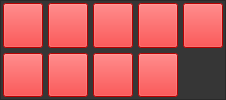
           <widget class="QFrame" name="frame_9">
            <property name="maximumSize">
             <size>
              <width>16777215</width>
              <height>200</height>
             </size>
            </property>
            <property name="styleSheet">
             <string notr="true">background-color:rgb(54, 54, 54)</string>
            </property>
            <property name="frameShape">
             <enum>QFrame::StyledPanel</enum>
            </property>
            <property name="frameShadow">
             <enum>QFrame::Raised</enum>
            </property>
            <layout class="QGridLayout" name="gridLayout_2" rowstretch="0,0">
             <property name="leftMargin">
              <number>2</number>
             </property>
             <property name="topMargin">
              <number>2</number>
             </property>
             <property name="rightMargin">
              <number>2</number>
             </property>
             <property name="bottomMargin">
              <number>2</number>
             </property>
             <property name="spacing">
              <number>5</number>
             </property>
             <item row="0" column="4">
              <widget class="QPushButton" name="pushButton_4">
               <property name="sizePolicy">
                <sizepolicy hsizetype="Preferred" vsizetype="Preferred">
                 <horstretch>0</horstretch>
                 <verstretch>0</verstretch>
                </sizepolicy>
               </property>
               <property name="styleSheet">
                <string notr="true">background-color:rgb(255, 0, 0);
border-image:url(./picture/4.png)</string>
               </property>
               <property name="text">
                <string/>
               </property>
              </widget>
             </item>
             <item row="0" column="3">
              <widget class="QPushButton" name="pushButton_2">
               <property name="sizePolicy">
                <sizepolicy hsizetype="Preferred" vsizetype="Preferred">
                 <horstretch>0</horstretch>
                 <verstretch>0</verstretch>
                </sizepolicy>
               </property>
               <property name="styleSheet">
                <string notr="true">background-color:rgb(255, 0, 0);
border-image:url(./picture/3.png)</string>
               </property>
               <property name="text">
                <string/>
               </property>
              </widget>
             </item>
             <item row="1" column="2">
              <widget class="QPushButton" name="pushButton_7">
               <property name="sizePolicy">
                <sizepolicy hsizetype="Preferred" vsizetype="Preferred">
                 <horstretch>0</horstretch>
                 <verstretch>0</verstretch>
                </sizepolicy>
               </property>
               <property name="styleSheet">
                <string notr="true">background-color:rgb(255, 0, 0);
border-image:url(./picture/7.png)</string>
               </property>
               <property name="text">
                <string/>
               </property>
              </widget>
             </item>
             <item row="1" column="0">
              <widget class="QPushButton" name="pushButton_6">
               <property name="sizePolicy">
                <sizepolicy hsizetype="Preferred" vsizetype="Preferred">
                 <horstretch>0</horstretch>
                 <verstretch>0</verstretch>
                </sizepolicy>
               </property>
               <property name="styleSheet">
                <string notr="true">background-color:rgb(255, 0, 0);
border-image:url(./picture/6.png)</string>
               </property>
               <property name="text">
                <string/>
               </property>
              </widget>
             </item>
             <item row="1" column="3">
              <widget class="QPushButton" name="pushButton_8">
               <property name="enabled">
                <bool>true</bool>
               </property>
               <property name="sizePolicy">
                <sizepolicy hsizetype="Preferred" vsizetype="Preferred">
                 <horstretch>0</horstretch>
                 <verstretch>0</verstretch>
                </sizepolicy>
               </property>
               <property name="styleSheet">
                <string notr="true">background-color:rgb(255, 0, 0);
border-image:url(./picture/8.png)</string>
               </property>
               <property name="text">
                <string/>
               </property>
               <property name="iconSize">
                <size>
                 <width>20</width>
                 <height>20</height>
                </size>
               </property>
              </widget>
             </item>
             <item row="0" column="2">
              <widget class="QPushButton" name="pushButton">
               <property name="sizePolicy">
                <sizepolicy hsizetype="Preferred" vsizetype="Preferred">
                 <horstretch>0</horstretch>
                 <verstretch>0</verstretch>
                </sizepolicy>
               </property>
               <property name="styleSheet">
                <string notr="true">background-color:rgb(255, 0, 0);
border-image:url(./picture/2.png)</string>
               </property>
               <property name="text">
                <string/>
               </property>
              </widget>
             </item>
             <item row="0" column="0">
              <widget class="QPushButton" name="pushButton_3">
               <property name="sizePolicy">
                <sizepolicy hsizetype="Preferred" vsizetype="Preferred">
                 <horstretch>0</horstretch>
                 <verstretch>0</verstretch>
                </sizepolicy>
               </property>
               <property name="styleSheet">
                <string notr="true">background-color:rgb(255, 0, 0);
border-image:url(./picture/1.png)</string>
               </property>
               <property name="text">
                <string/>
               </property>
              </widget>
             </item>
             <item row="0" column="5">
              <widget class="QPushButton" name="pushButton_5">
               <property name="sizePolicy">
                <sizepolicy hsizetype="Preferred" vsizetype="Preferred">
                 <horstretch>0</horstretch>
                 <verstretch>0</verstretch>
                </sizepolicy>
               </property>
               <property name="styleSheet">
                <string notr="true">background-color:rgb(255, 0, 0);
border-image:url(./picture/5.png)</string>
               </property>
               <property name="text">
                <string/>
               </property>
              </widget>
             </item>
             <item row="1" column="4">
              <widget class="QPushButton" name="pushButton_21">
               <property name="sizePolicy">
                <sizepolicy hsizetype="Preferred" vsizetype="Preferred">
                 <horstretch>0</horstretch>
                 <verstretch>0</verstretch>
                </sizepolicy>
               </property>
               <property name="styleSheet">
                <string notr="true">background-color:rgb(255, 0, 0);
border-image:url(./picture/9.png)</string>
               </property>
               <property name="text">
                <string/>
               </property>
              </widget>
             </item>
            </layout>
           </widget>
